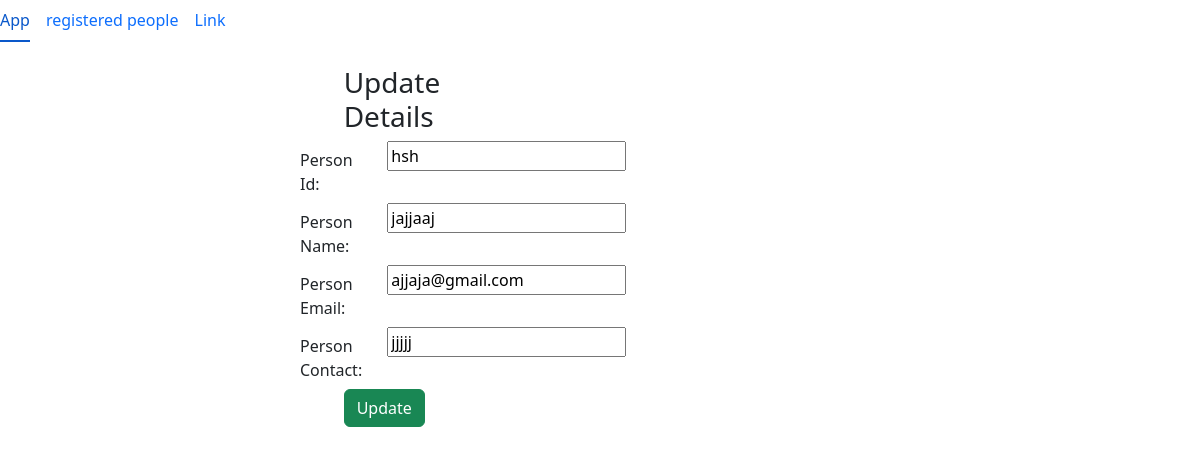
The app's page /edit/7 with its own data.
### local/models.py (models this page shows)
class Person(models.Model):
    person_id = models.CharField(max_length=20)
    person_name = models.CharField(max_length=100)
    person_email = models.EmailField()
    person_contact = models.CharField(max_length=15)
    class Meta:
        db_table = "person"

### local/views.py (the view)
# urls.py: path('edit/<int:id>', views.edit),
def edit(request, id):
    person2 = Person.objects.get(id=id)
    return render(request,'edit.html', {'person2':person2})

### local/templates/edit.html (shortened to what this page needs)
{% extends 'base.html' %}
{% block area %}
<form method="POST" class="post-form" action="/update/{{person2.id}}">
    <div class="col-md-5 offset-md-3">
<br>
    <div class="form-group row">
    <label class="col-sm-1 col-form-label"></label>
    <div class="col-sm-4">
    <h3>Update Details</h3>
    </div>
  </div>
    <div class="form-group row">
    <label class="col-sm-2 col-form-label">Person Id:</label>
    <div class="col-sm-4">
        <input type="text" name="person_id"  required maxlength="20" value="{{ person2.person_id }}"/>
    </div>
  </div>
  <div class="form-group row">
    <label class="col-sm-2 col-form-label">Person Name:</label>
    <div class="col-sm-4">
        <input type="text" name="person_name"  required maxlength="100" value="{{ person2.person_name}}" />
    </div>
  </div>
    <div class="form-group row">
    <label class="col-sm-2 col-form-label">Person Email:</label>
    <div class="col-sm-4">
        <input type="email" name="person_email"  required maxlength="254" value="{{ person2.person_email }}" />
    </div>
  </div>
    <div class="form-group row">
    <label class="col-sm-2 col-form-label">Person Contact:</label>
    <div class="col-sm-4">
        <input type="text" name="person_contact" required maxlength="15" value="{{ person2.person_contact }}" />
    </div>
  </div>
    <div class="form-group row">
    <label class="col-sm-1 col-form-label"></label>
    <div class="col-sm-4">
    <button type="submit" class="btn btn-success">Update</button>
    </div>
  </div>
    </div>
</form>
{% endblock %}

### records on screen
Person: person_id "hsh", person_name "jajjaaj", person_email "ajjaja@gmail.com", person_contact "jjjjj"
